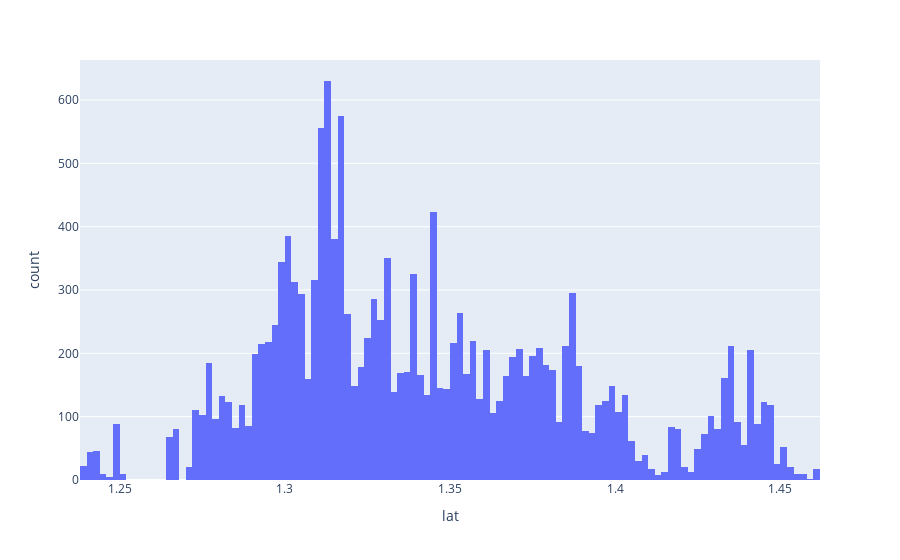
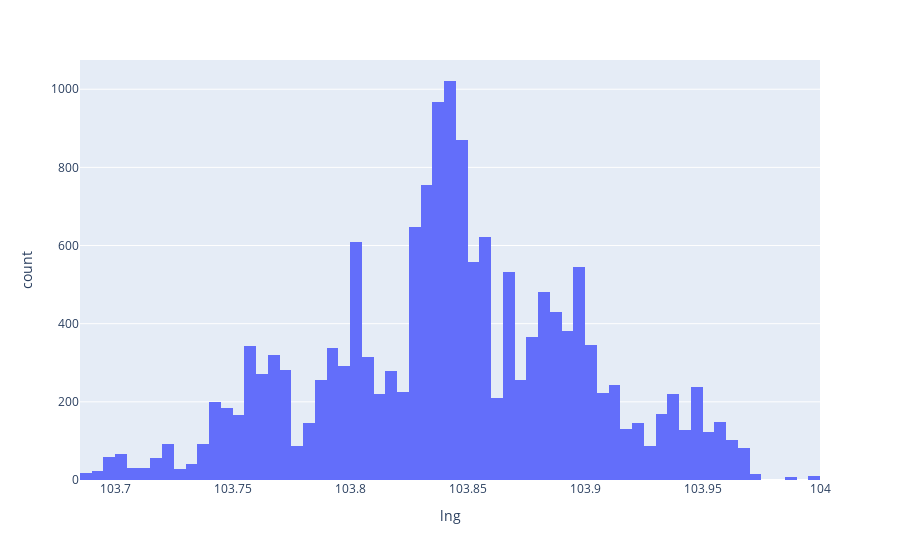

Notebook source saved alongside these figures, in order:
### Code cell
train_df_clean = DataPreprocessor.preprocess_lat_lng(train_df_clean)
fig = px.histogram(train_df_clean, x='lat')
fig.show()
fig = px.histogram(train_df_clean, x='lng')
fig.show()

### Figure 1 — Plotly figure (JSON) as saved in the notebook; plotly's stock layout.template omitted (floating-point values rounded to 4 significant figures; data arrays with more than 128 entries replaced by an {"elided": "..."} marker saying what was removed)
{"data": [{"alignmentgroup": "True", "bingroup": "x", "hovertemplate": "lat=%{x}<br>count=%{y}<extra></extra>", "legendgroup": "", "marker": {"color": "#636efa", "pattern": {"shape": ""}}, "name": "", "offsetgroup": "", "orientation": "v", "showlegend": false, "type": "histogram", "x": {"elided": "16131 float values"}, "xaxis": "x", "yaxis": "y"}], "layout": {"barmode": "relative", "legend": {"tracegroupgap": 0}, "margin": {"t": 60}, "xaxis": {"anchor": "y", "domain": [0, 1], "title": {"text": "lat"}}, "yaxis": {"anchor": "x", "domain": [0, 1], "title": {"text": "count"}}}}

### Figure 2 — Plotly figure (JSON) as saved in the notebook; plotly's stock layout.template omitted (floating-point values rounded to 4 significant figures; data arrays with more than 128 entries replaced by an {"elided": "..."} marker saying what was removed)
{"data": [{"alignmentgroup": "True", "bingroup": "x", "hovertemplate": "lng=%{x}<br>count=%{y}<extra></extra>", "legendgroup": "", "marker": {"color": "#636efa", "pattern": {"shape": ""}}, "name": "", "offsetgroup": "", "orientation": "v", "showlegend": false, "type": "histogram", "x": {"elided": "16131 float values"}, "xaxis": "x", "yaxis": "y"}], "layout": {"barmode": "relative", "legend": {"tracegroupgap": 0}, "margin": {"t": 60}, "xaxis": {"anchor": "y", "domain": [0, 1], "title": {"text": "lng"}}, "yaxis": {"anchor": "x", "domain": [0, 1], "title": {"text": "count"}}}}
